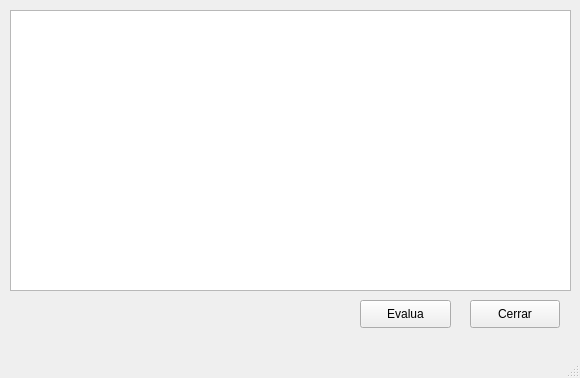
<?xml version="1.0" encoding="UTF-8"?>
<ui version="4.0">
 <class>MainWindow</class>
 <widget class="QMainWindow" name="MainWindow">
  <property name="geometry">
   <rect>
    <x>0</x>
    <y>0</y>
    <width>580</width>
    <height>378</height>
   </rect>
  </property>
  <property name="windowTitle">
   <string>MainWindow</string>
  </property>
  <widget class="QWidget" name="centralwidget">
   <widget class="QTableWidget" name="tblData">
    <property name="geometry">
     <rect>
      <x>10</x>
      <y>10</y>
      <width>561</width>
      <height>281</height>
     </rect>
    </property>
   </widget>
   <widget class="QPushButton" name="btnRegular">
    <property name="geometry">
     <rect>
      <x>360</x>
      <y>300</y>
      <width>91</width>
      <height>28</height>
     </rect>
    </property>
    <property name="text">
     <string>Evalua</string>
    </property>
   </widget>
   <widget class="QPushButton" name="btnCerrar">
    <property name="geometry">
     <rect>
      <x>470</x>
      <y>300</y>
      <width>90</width>
      <height>28</height>
     </rect>
    </property>
    <property name="text">
     <string>Cerrar</string>
    </property>
   </widget>
  </widget>
  <widget class="QMenuBar" name="menubar">
   <property name="geometry">
    <rect>
     <x>0</x>
     <y>0</y>
     <width>580</width>
     <height>22</height>
    </rect>
   </property>
  </widget>
  <widget class="QStatusBar" name="statusbar"/>
 </widget>
 <resources/>
 <connections/>
</ui>
